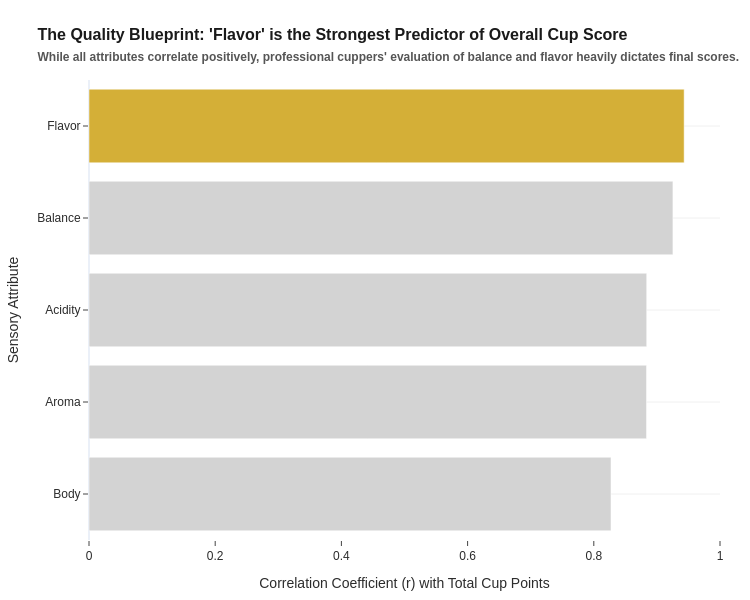

Notebook source saved alongside this figure:
### Code cell
#8. The Ultimate Predictor of Coffee Quality
import pandas as pd
import plotly.express as px

#Calculate correlation of sensory attributes with Total Cup Points
sensory_cols = ['Aroma', 'Flavor', 'Acidity', 'Balance', 'Body']
correlations = df_clean[sensory_cols].corrwith(df_clean['Total Cup Points']).reset_index()
correlations.columns = ['Sensory Attribute', 'Correlation']

# Sort from lowest to highest correlation for a clean horizontal bar flow
correlations = correlations.sort_values(by='Correlation', ascending=True)

# Highlight the absolute strongest predictor
strongest_predictor = correlations.loc[correlations['Correlation'].idxmax(), 'Sensory Attribute']
correlations['Highlight'] = correlations['Sensory Attribute'].apply(
    lambda x: 'Strongest Predictor' if x == strongest_predictor else 'Other Attributes'
)

#Build the clean horizontal bar chart
fig8 = px.bar(
    correlations,
    x='Correlation',
    y='Sensory Attribute',
    orientation='h',
    color='Highlight',
    color_discrete_map={'Other Attributes': '#d3d3d3', 'Strongest Predictor': '#D4AF37'},
    labels={'Correlation': 'Correlation Coefficient (r) with Total Cup Points', 'Sensory Attribute': 'Sensory Attribute'}
)

fig8.update_layout(
    title=f"<b>The Quality Blueprint:</b> '{strongest_predictor}' is the Strongest Predictor of Overall Cup Score<br><span style='font-size:12px; color:#555;'>While all attributes correlate positively, professional cuppers' evaluation of balance and flavor heavily dictates final scores.</span>",
    showlegend=False,
    xaxis=dict(range=[0, 1]),
    width=750, 
    height=600
)

fig8.show()

### Figure 1 — Plotly figure (JSON) as saved in the notebook; plotly's stock layout.template omitted (floating-point values rounded to 4 significant figures)
{"data": [{"hovertemplate": "Highlight=Other Attributes<br>Correlation Coefficient (r) with Total Cup Points=%{x}<br>Sensory Attribute=%{y}<extra></extra>", "legendgroup": "Other Attributes", "marker": {"color": "#d3d3d3", "pattern": {"shape": ""}}, "name": "Other Attributes", "orientation": "h", "showlegend": true, "textposition": "auto", "type": "bar", "x": [0.8273, 0.8836, 0.8838, 0.9254], "xaxis": "x", "y": ["Body", "Aroma", "Acidity", "Balance"], "yaxis": "y"}, {"hovertemplate": "Highlight=Strongest Predictor<br>Correlation Coefficient (r) with Total Cup Points=%{x}<br>Sensory Attribute=%{y}<extra></extra>", "legendgroup": "Strongest Predictor", "marker": {"color": "#D4AF37", "pattern": {"shape": ""}}, "name": "Strongest Predictor", "orientation": "h", "showlegend": true, "textposition": "auto", "type": "bar", "x": [0.9432], "xaxis": "x", "y": ["Flavor"], "yaxis": "y"}], "layout": {"barmode": "relative", "height": 600, "legend": {"title": {"text": "Highlight"}, "tracegroupgap": 0}, "showlegend": false, "title": {"text": "<b>The Quality Blueprint:</b> 'Flavor' is the Strongest Predictor of Overall Cup Score<br><span style='font-size:12px; color:#555;'>While all attributes correlate positively, professional cuppers' evaluation of balance and flavor heavily dictates final scores.</span>"}, "width": 750, "xaxis": {"anchor": "y", "domain": [0, 1], "range": [0, 1], "title": {"text": "Correlation Coefficient (r) with Total Cup Points"}}, "yaxis": {"anchor": "x", "domain": [0, 1], "title": {"text": "Sensory Attribute"}}}}
